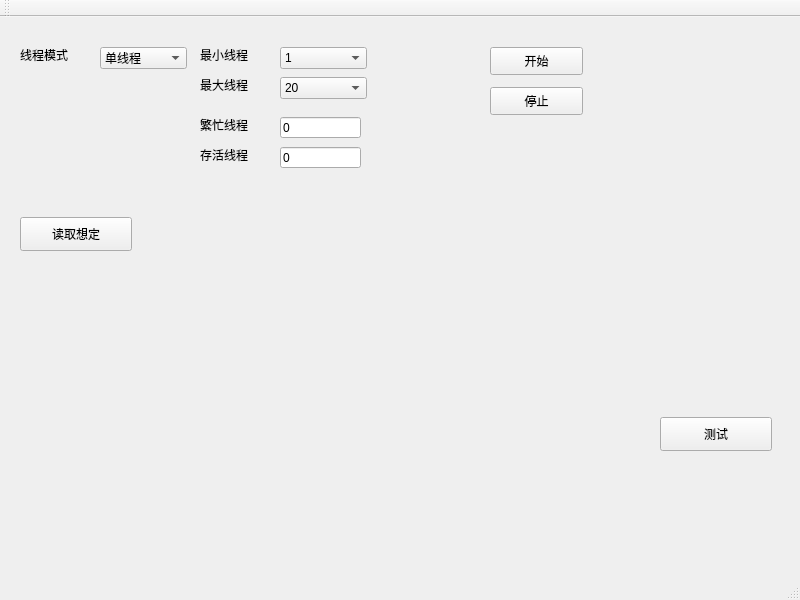
<?xml version="1.0" encoding="UTF-8"?>
<ui version="4.0">
 <class>EngineControllerClass</class>
 <widget class="QMainWindow" name="EngineControllerClass">
  <property name="geometry">
   <rect>
    <x>0</x>
    <y>0</y>
    <width>800</width>
    <height>600</height>
   </rect>
  </property>
  <property name="minimumSize">
   <size>
    <width>800</width>
    <height>600</height>
   </size>
  </property>
  <property name="maximumSize">
   <size>
    <width>800</width>
    <height>600</height>
   </size>
  </property>
  <property name="windowTitle">
   <string>EngineController</string>
  </property>
  <widget class="QWidget" name="centralWidget">
   <widget class="QLabel" name="label">
    <property name="geometry">
     <rect>
      <x>20</x>
      <y>30</y>
      <width>72</width>
      <height>15</height>
     </rect>
    </property>
    <property name="text">
     <string>线程模式</string>
    </property>
   </widget>
   <widget class="QComboBox" name="ThreadModePoolBox">
    <property name="geometry">
     <rect>
      <x>100</x>
      <y>30</y>
      <width>87</width>
      <height>22</height>
     </rect>
    </property>
    <item>
     <property name="text">
      <string>单线程</string>
     </property>
    </item>
    <item>
     <property name="text">
      <string>多线程</string>
     </property>
    </item>
   </widget>
   <widget class="QPushButton" name="StartBtn">
    <property name="geometry">
     <rect>
      <x>490</x>
      <y>30</y>
      <width>93</width>
      <height>28</height>
     </rect>
    </property>
    <property name="text">
     <string>开始</string>
    </property>
   </widget>
   <widget class="QLabel" name="label_2">
    <property name="geometry">
     <rect>
      <x>200</x>
      <y>30</y>
      <width>72</width>
      <height>15</height>
     </rect>
    </property>
    <property name="text">
     <string>最小线程</string>
    </property>
   </widget>
   <widget class="QLabel" name="label_3">
    <property name="geometry">
     <rect>
      <x>200</x>
      <y>60</y>
      <width>72</width>
      <height>15</height>
     </rect>
    </property>
    <property name="text">
     <string>最大线程</string>
    </property>
   </widget>
   <widget class="QComboBox" name="MinThreadBox">
    <property name="geometry">
     <rect>
      <x>280</x>
      <y>30</y>
      <width>87</width>
      <height>22</height>
     </rect>
    </property>
    <item>
     <property name="text">
      <string>1</string>
     </property>
    </item>
    <item>
     <property name="text">
      <string>2</string>
     </property>
    </item>
    <item>
     <property name="text">
      <string>3</string>
     </property>
    </item>
    <item>
     <property name="text">
      <string>4</string>
     </property>
    </item>
    <item>
     <property name="text">
      <string>5</string>
     </property>
    </item>
    <item>
     <property name="text">
      <string>6</string>
     </property>
    </item>
    <item>
     <property name="text">
      <string>7</string>
     </property>
    </item>
    <item>
     <property name="text">
      <string>8</string>
     </property>
    </item>
    <item>
     <property name="text">
      <string>9</string>
     </property>
    </item>
    <item>
     <property name="text">
      <string>10</string>
     </property>
    </item>
   </widget>
   <widget class="QComboBox" name="MaxThreadBox">
    <property name="geometry">
     <rect>
      <x>280</x>
      <y>60</y>
      <width>87</width>
      <height>22</height>
     </rect>
    </property>
    <item>
     <property name="text">
      <string>20</string>
     </property>
    </item>
    <item>
     <property name="text">
      <string>19</string>
     </property>
    </item>
    <item>
     <property name="text">
      <string>18</string>
     </property>
    </item>
    <item>
     <property name="text">
      <string>17</string>
     </property>
    </item>
    <item>
     <property name="text">
      <string>16</string>
     </property>
    </item>
    <item>
     <property name="text">
      <string>15</string>
     </property>
    </item>
    <item>
     <property name="text">
      <string>14</string>
     </property>
    </item>
    <item>
     <property name="text">
      <string>13</string>
     </property>
    </item>
    <item>
     <property name="text">
      <string>12</string>
     </property>
    </item>
    <item>
     <property name="text">
      <string>11</string>
     </property>
    </item>
    <item>
     <property name="text">
      <string>10</string>
     </property>
    </item>
    <item>
     <property name="text">
      <string>9</string>
     </property>
    </item>
    <item>
     <property name="text">
      <string>8</string>
     </property>
    </item>
    <item>
     <property name="text">
      <string>7</string>
     </property>
    </item>
    <item>
     <property name="text">
      <string>6</string>
     </property>
    </item>
    <item>
     <property name="text">
      <string>5</string>
     </property>
    </item>
    <item>
     <property name="text">
      <string>4</string>
     </property>
    </item>
    <item>
     <property name="text">
      <string>3</string>
     </property>
    </item>
    <item>
     <property name="text">
      <string>2</string>
     </property>
    </item>
    <item>
     <property name="text">
      <string>1</string>
     </property>
    </item>
   </widget>
   <widget class="QLabel" name="label_4">
    <property name="geometry">
     <rect>
      <x>200</x>
      <y>100</y>
      <width>72</width>
      <height>15</height>
     </rect>
    </property>
    <property name="text">
     <string>繁忙线程</string>
    </property>
   </widget>
   <widget class="QLabel" name="label_5">
    <property name="geometry">
     <rect>
      <x>200</x>
      <y>130</y>
      <width>72</width>
      <height>15</height>
     </rect>
    </property>
    <property name="text">
     <string>存活线程</string>
    </property>
   </widget>
   <widget class="QLineEdit" name="CurrentEdit">
    <property name="geometry">
     <rect>
      <x>280</x>
      <y>100</y>
      <width>81</width>
      <height>21</height>
     </rect>
    </property>
    <property name="text">
     <string>0</string>
    </property>
   </widget>
   <widget class="QLineEdit" name="AliveEdit">
    <property name="geometry">
     <rect>
      <x>280</x>
      <y>130</y>
      <width>81</width>
      <height>21</height>
     </rect>
    </property>
    <property name="text">
     <string>0</string>
    </property>
   </widget>
   <widget class="QPushButton" name="StopBtn">
    <property name="geometry">
     <rect>
      <x>490</x>
      <y>70</y>
      <width>93</width>
      <height>28</height>
     </rect>
    </property>
    <property name="text">
     <string>停止</string>
    </property>
   </widget>
   <widget class="QPushButton" name="TestBtn">
    <property name="geometry">
     <rect>
      <x>660</x>
      <y>400</y>
      <width>112</width>
      <height>34</height>
     </rect>
    </property>
    <property name="text">
     <string>测试</string>
    </property>
   </widget>
   <widget class="QPushButton" name="ReadScenarioBtn">
    <property name="geometry">
     <rect>
      <x>20</x>
      <y>200</y>
      <width>112</width>
      <height>34</height>
     </rect>
    </property>
    <property name="text">
     <string>读取想定</string>
    </property>
   </widget>
  </widget>
  <widget class="QMenuBar" name="menuBar">
   <property name="geometry">
    <rect>
     <x>0</x>
     <y>0</y>
     <width>800</width>
     <height>30</height>
    </rect>
   </property>
  </widget>
  <widget class="QToolBar" name="mainToolBar">
   <attribute name="toolBarArea">
    <enum>TopToolBarArea</enum>
   </attribute>
   <attribute name="toolBarBreak">
    <bool>false</bool>
   </attribute>
  </widget>
  <widget class="QStatusBar" name="statusBar"/>
 </widget>
 <layoutdefault spacing="6" margin="11"/>
 <resources>
  <include location="../../../../Projects/EngineController/EngineController.qrc"/>
 </resources>
 <connections/>
</ui>
